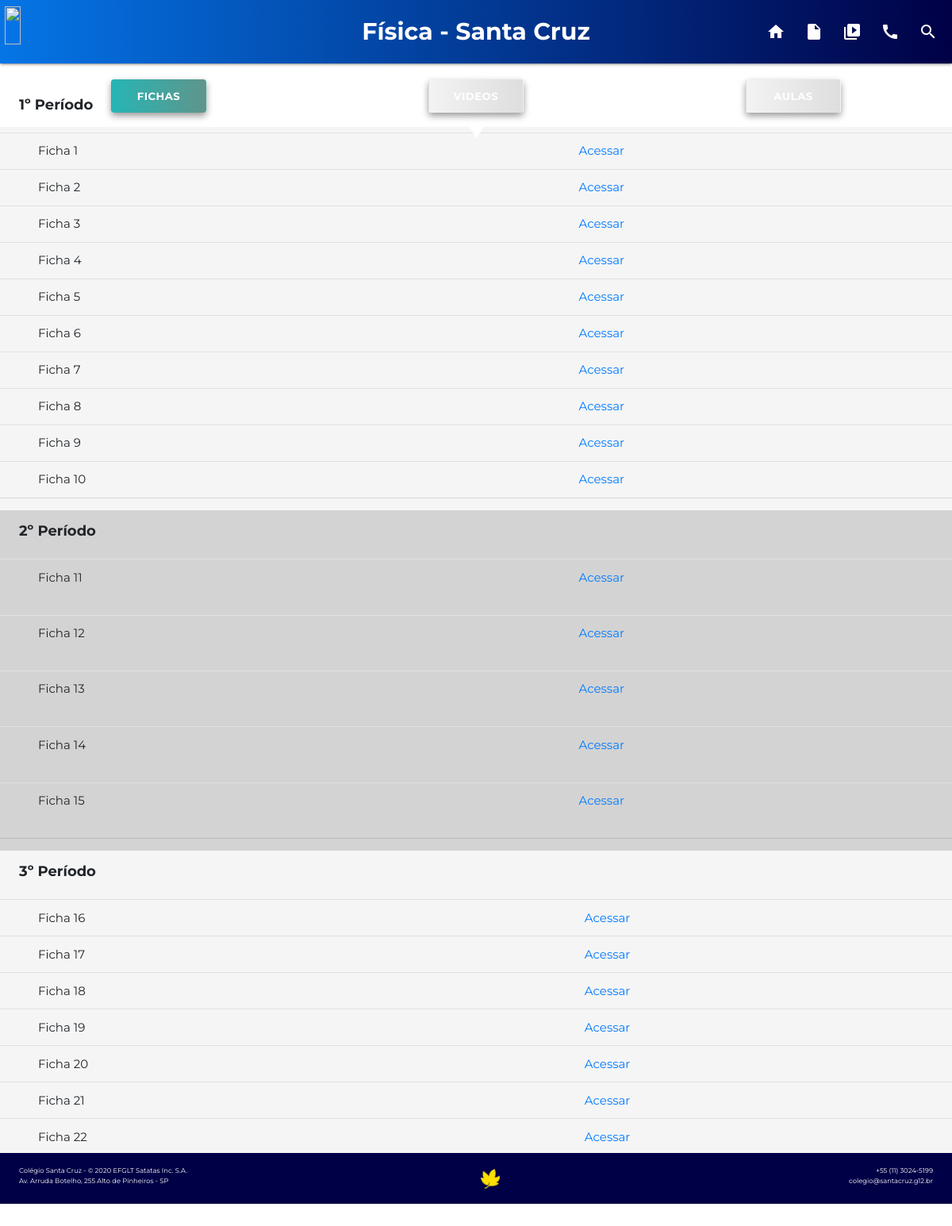
The app's page /videos/?view_filter=visualizar_fichas with its own data.
### upload/models.py (models this page shows, shortened)
class Ficha(models.Model):
    Titulo = models.CharField(max_length=40)
    Tema = models.CharField(max_length=40, null=True)
    Documento = models.FileField(upload_to='pdf/')
    Status = models.CharField(max_length=1, choices=STATUS_CHOICES, default='h')
    Tipo = models.CharField(max_length=40, default='Ficha')
    Periodo = models.CharField(max_length=1, default=1)

### videos/views.py (the view, shortened to what this page needs)
# urls.py: path("videos/", visualizar_view),
def visualizar_view(request):
    if 'view_filter' in request.GET:
        view_filter = request.GET['view_filter']
        if view_filter == 'visualizar_fichas':
            print(view_filter)
            ficha = Ficha.objects.all()
            return render(request, 'video.html', {
                "fichas": ficha,
                "view_filter": view_filter,
            })
        else:
            return render(request, 'video.html')
    else:
        return render(request, 'video.html')

### templates/video.html (shortened to what this page needs)
{% extends "base.html" %}
    {% block head %}
        {% load embed_video_tags %}
        {% load static %}
        <link rel="stylesheet" href="{% static "video_style.css" %}">
    {% endblock %}
    {% block content %}
        <div id="div-gelo">
            <div class="content"><form method="get">
                {% if view_filter == 'visualizar_fichas' %}
                <input type="submit" value="Fichas" class="btn btncursos btndsia bt-cartao bt-gelo bt-gelo-active" id="bt-gelo-1">
                {% endif %}
            </form></div>
            <div class="content"><form method="get">
                {% if view_filter == 'visualizar_fichas' %}
                <input type="submit" value="Videos" class="btn btncursos btndsia bt-cartao bt-gelo bt-gelo-inactive" id="bt-gelo-2">
                {% endif %}
            </form></div>
            <div class="content"><form method="get">
                {% if view_filter == 'visualizar_fichas' %}
                <input type="submit" value="Aulas" class="btn btncursos btndsia bt-cartao bt-gelo bt-gelo-inactive" id="bt-gelo-3">
                {% endif %}
            </form></div>
        </div>
        <div class="bloco" id="primeiro-bloco">
            <img src="{% static "imagens/trinagulo-branco.png" %}" alt="" id="triangulo-branco">
            <h3 class="title-periodos" id="title-1periodo">1º Período</h3>
            <div class="bloco-content">
                {% if view_filter == 'visualizar_fichas' %}
                    <table class="table">
                        <tbody>
                        {% for ficha in fichas %}
                            {% if ficha.Status == "p" %}
                                    {% if ficha.Periodo == '1' and ficha.Status == "p" %}
                                        <tr>
                                            <td id="titulo-ficha">{{ ficha.Titulo }}</td>
                                            <td> <a href="{{ ficha.Documento.url }}" target="_blank"> Acessar </a></td>
                                        </tr>
                                    {% endif %}
                            {% endif %}
                        {% endfor %}
                        </tbody>
                    </table>
                {% endif %}
            </div>
        </div>
        <div class="bloco" id="segundo-bloco">
            <h3 class="title-periodos">2º Período</h3>
            <div class="bloco-content">
                {% if view_filter == 'visualizar_fichas' %}
                    <table class="table">
                        <tbody>
                        {% for ficha in fichas %}
                            {% if ficha.Status == "p" %}
                                    {% if ficha.Periodo == '2' and ficha.Status == "p" %}
                                        <tr>
                                            <td id="titulo-ficha">{{ ficha.Titulo }}</td>
                                            <td> <a href="{{ ficha.Documento.url }}" target="_blank"> Acessar </a></td>
                                        </tr>
                                    {% endif %}
                            {% endif %}
                        {% endfor %}
                        </tbody>
                    </table>
                {% endif %}
            </div>
        </div>
        <div class="bloco" id="terceiro-bloco">
            <h3 class="title-periodos">3º Período</h3>
            <div class="bloco-content">
                {% if view_filter == 'visualizar_fichas' %}
                    <table class="table">
                        <tbody>
                        {% for ficha in fichas %}
                            {% if ficha.Status == "p" %}
                                    {% if ficha.Periodo == '3' and ficha.Status == "p" %}
                                        <tr>
                                            <td id="titulo-ficha">{{ ficha.Titulo }}</td>
                                            <td> <a href="{{ ficha.Documento.url }}" target="_blank"> Acessar </a></td>
                                        </tr>
                                    {% endif %}
                            {% endif %}
                        {% endfor %}
                        </tbody>
                    </table>
                {% endif %}
            </div>
        </div>
    {% endblock %}

### home/static/base_style.css (style rules this page uses)
* { padding: 0; margin: 0; font-family: "Montserrat", sans-serif; text-align: justify; }
body { max-width: 100vw; overflow-x: hidden; margin-top: 10vh; position: relative; min-height: 90vh; }

### home/static/video_style.css (style rules this page uses)
.bloco { width: 100vw; min-height: 48vh; }
#div-gelo { width: 100vw; height: 10vh; display: flex; flex-direction: row; flex-wrap: nowrap; }
#bt-gelo-1, #bt-gelo-2, #bt-gelo-3 { margin-top: 2.5vh; }
.bt-gelo { text-align: center; height: 5.2vh !important; line-height: 5.2vh; padding-top: 1vh; display: inline-block; }
.bt-gelo-active { background: linear-gradient(to right, #27B5B5, #5F958B); color: white; }
.bt-gelo-inactive { background: linear-gradient(to right, #f3f3f3, #dedede); color: grey; }
#div-gelo div { width: calc(100%/3); height: 100%; display: flex; justify-content: center; }
#primeiro-bloco { background-color: whitesmoke; }
#segundo-bloco { background-color: lightgrey; }
#terceiro-bloco { background-color: whitesmoke; }
.title-periodos { padding-top: 2vh; padding-left: 2vw; width: 100vw; font-weight: bold; font-size: 1.5vw; }
#title-1periodo { margin-top: -6vh !important; }
.bloco-content { width: 100vw; min-height: 48vh; display: flex; flex-direction: row; flex-wrap: wrap; justify-content: center; }
.bt-cartao { width: 10vw; height: 5.5vh; margin: auto; color: white; font-weight: bold; font-size: 1.1vw; line-height: 1.6vw; transition: 1s; box-shadow: 0 4px 8px 0 rgba(0,0,0,0.4); }
#triangulo-branco { width: 7vw; height: auto; position: relative; bottom: 2vh; left: 46.5vw; margin: auto; }
.table { margin-top: 2vh; }
#titulo-ficha { padding-left: 4vw; }

### records on screen
Ficha: Titulo "Ficha 1"
Ficha: Titulo "Ficha 2"
Ficha: Titulo "Ficha 3"
Ficha: Titulo "Ficha 4"
Ficha: Titulo "Ficha 5"
Ficha: Titulo "Ficha 6"
Ficha: Titulo "Ficha 7"
Ficha: Titulo "Ficha 8"
Ficha: Titulo "Ficha 9"
Ficha: Titulo "Ficha 10"
Ficha: Titulo "Ficha 11"
Ficha: Titulo "Ficha 12"
Ficha: Titulo "Ficha 13"
Ficha: Titulo "Ficha 14"
Ficha: Titulo "Ficha 15"
Ficha: Titulo "Ficha 16"
Ficha: Titulo "Ficha 17"
Ficha: Titulo "Ficha 18"
Ficha: Titulo "Ficha 19"
Ficha: Titulo "Ficha 20"
Ficha: Titulo "Ficha 21"
Ficha: Titulo "Ficha 22"
